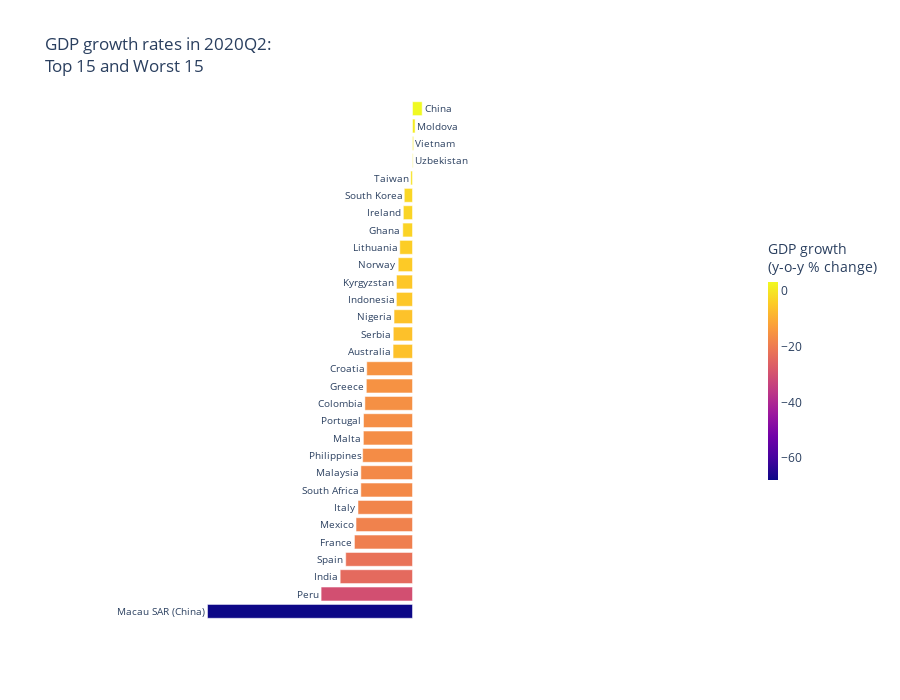

The cell this chart's notebook holds for it:
### Code cell
# Create a data frame containing top n and worst n countries
n = 15
df_gdp_2020q2 = df_gdp.dropna(subset=['gdp2020q2']).sort_values(by='gdp2020q2')[['country', 'code', 'gdp2020q2']]
df_gdp2020q2_top = df_gdp_2020q2.head(n)
df_gdp2020q2_worst = df_gdp_2020q2.tail(n)
df_gdp_2020q2_tw = df_gdp2020q2_top.append(df_gdp2020q2_worst)
fig = px.bar(data_frame=df_gdp_2020q2_tw,
             x='gdp2020q2', y='country',
             color='gdp2020q2',
             hover_name='country',
             hover_data={'country': False,
                         'gdp2020q2': ':.1f'},
             text='country',
             labels={'gdp2020q2': 'GDP growth<br>(y-o-y % change)'},
             title=f'GDP growth rates in 2020Q2:<br>Top {n} and Worst {n}',
             template='plotly_white',
             height=700)
fig.update_layout({'yaxis': {'title': '',
                             'visible': False},
                   'xaxis': {'range': [-110, 110], 'showgrid': False, 'visible': False},
                   'coloraxis': {'colorbar': {'lenmode': 'fraction',
                                              'len': 0.5,
                                              'thickness': 10}}})
fig.update_traces(textposition='outside')
fig.show()

### Figure 1 — Plotly figure (JSON) as saved in the notebook; plotly's stock layout.template omitted (floating-point values rounded to 4 significant figures)
{"data": [{"alignmentgroup": "True", "customdata": [["Macau SAR (China)", -67.81], ["Peru", -30.24], ["India", -23.92], ["Spain", -22.09], ["France", -19.2], ["Mexico", -18.68], ["Italy", -18.03], ["South Africa", -17.09], ["Malaysia", -17.07], ["Philippines", -16.48], ["Malta", -16.25], ["Portugal", -16.2], ["Colombia", -15.75], ["Greece", -15.27], ["Croatia", -15.13], ["Australia", -6.425], ["Serbia", -6.36], ["Nigeria", -6.104], ["Indonesia", -5.325], ["Kyrgyzstan", -5.287], ["Norway", -4.72], ["Lithuania", -4.2], ["Ghana", -3.21], ["Ireland", -3.027], ["South Korea", -2.718], ["Taiwan", -0.5826], ["Uzbekistan", 0.2], ["Vietnam", 0.36], ["Moldova", 0.8595], ["China", 3.2]], "hovertemplate": "<b>%{hovertext}</b><br><br>GDP growth<br>(y-o-y % change)=%{marker.color:.1f}<extra></extra>", "hovertext": ["Macau SAR (China)", "Peru", "India", "Spain", "France", "Mexico", "Italy", "South Africa", "Malaysia", "Philippines", "Malta", "Portugal", "Colombia", "Greece", "Croatia", "Australia", "Serbia", "Nigeria", "Indonesia", "Kyrgyzstan", "Norway", "Lithuania", "Ghana", "Ireland", "South Korea", "Taiwan", "Uzbekistan", "Vietnam", "Moldova", "China"], "legendgroup": "", "marker": {"color": [-67.81, -30.24, -23.92, -22.09, -19.2, -18.68, -18.03, -17.09, -17.07, -16.48, -16.25, -16.2, -15.75, -15.27, -15.13, -6.425, -6.36, -6.104, -5.325, -5.287, -4.72, -4.2, -3.21, -3.027, -2.718, -0.5826, 0.2, 0.36, 0.8595, 3.2], "coloraxis": "coloraxis"}, "name": "", "offsetgroup": "", "orientation": "h", "showlegend": false, "text": ["Macau SAR (China)", "Peru", "India", "Spain", "France", "Mexico", "Italy", "South Africa", "Malaysia", "Philippines", "Malta", "Portugal", "Colombia", "Greece", "Croatia", "Australia", "Serbia", "Nigeria", "Indonesia", "Kyrgyzstan", "Norway", "Lithuania", "Ghana", "Ireland", "South Korea", "Taiwan", "Uzbekistan", "Vietnam", "Moldova", "China"], "textposition": "outside", "type": "bar", "x": [-67.81, -30.24, -23.92, -22.09, -19.2, -18.68, -18.03, -17.09, -17.07, -16.48, -16.25, -16.2, -15.75, -15.27, -15.13, -6.425, -6.36, -6.104, -5.325, -5.287, -4.72, -4.2, -3.21, -3.027, -2.718, -0.5826, 0.2, 0.36, 0.8595, 3.2], "xaxis": "x", "y": ["Macau SAR (China)", "Peru", "India", "Spain", "France", "Mexico", "Italy", "South Africa", "Malaysia", "Philippines", "Malta", "Portugal", "Colombia", "Greece", "Croatia", "Australia", "Serbia", "Nigeria", "Indonesia", "Kyrgyzstan", "Norway", "Lithuania", "Ghana", "Ireland", "South Korea", "Taiwan", "Uzbekistan", "Vietnam", "Moldova", "China"], "yaxis": "y"}], "layout": {"barmode": "relative", "coloraxis": {"colorbar": {"len": 0.5, "lenmode": "fraction", "thickness": 10, "title": {"text": "GDP growth<br>(y-o-y % change)"}}, "colorscale": [[0, "#0d0887"], [0.1111, "#46039f"], [0.2222, "#7201a8"], [0.3333, "#9c179e"], [0.4444, "#bd3786"], [0.5556, "#d8576b"], [0.6667, "#ed7953"], [0.7778, "#fb9f3a"], [0.8889, "#fdca26"], [1, "#f0f921"]]}, "height": 700, "legend": {"tracegroupgap": 0}, "title": {"text": "GDP growth rates in 2020Q2:<br>Top 15 and Worst 15"}, "xaxis": {"anchor": "y", "domain": [0, 1], "range": [-110, 110], "showgrid": false, "title": {"text": "GDP growth<br>(y-o-y % change)"}, "visible": false}, "yaxis": {"anchor": "x", "domain": [0, 1], "title": {"text": ""}, "visible": false}}}
